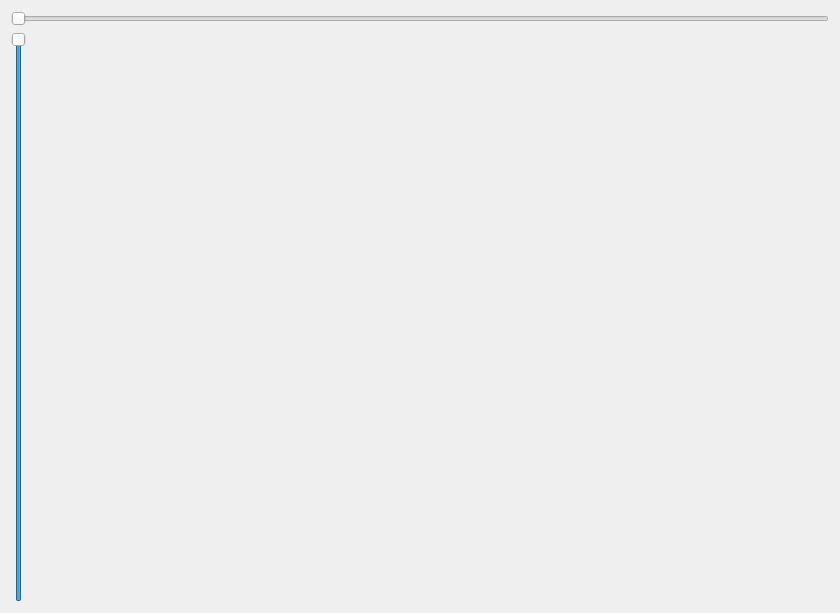
<?xml version="1.0" encoding="UTF-8"?>
<ui version="4.0">
 <class>MainWindow</class>
 <widget class="QMainWindow" name="MainWindow">
  <property name="geometry">
   <rect>
    <x>0</x>
    <y>0</y>
    <width>840</width>
    <height>613</height>
   </rect>
  </property>
  <property name="windowTitle">
   <string>MainWindow</string>
  </property>
  <property name="autoFillBackground">
   <bool>false</bool>
  </property>
  <property name="styleSheet">
   <string notr="true">#MainWindow{background-image: url(:/back.png);}</string>
  </property>
  <widget class="QWidget" name="centralWidget">
   <layout class="QVBoxLayout" name="verticalLayout">
    <item>
     <widget class="QSlider" name="horizontalSlider">
      <property name="maximum">
       <number>100</number>
      </property>
      <property name="pageStep">
       <number>1</number>
      </property>
      <property name="orientation">
       <enum>Qt::Horizontal</enum>
      </property>
     </widget>
    </item>
    <item>
     <widget class="QSlider" name="verticalSlider">
      <property name="minimum">
       <number>10</number>
      </property>
      <property name="maximum">
       <number>82</number>
      </property>
      <property name="value">
       <number>82</number>
      </property>
      <property name="orientation">
       <enum>Qt::Vertical</enum>
      </property>
     </widget>
    </item>
   </layout>
  </widget>
 </widget>
 <layoutdefault spacing="6" margin="11"/>
 <resources/>
 <connections/>
</ui>
